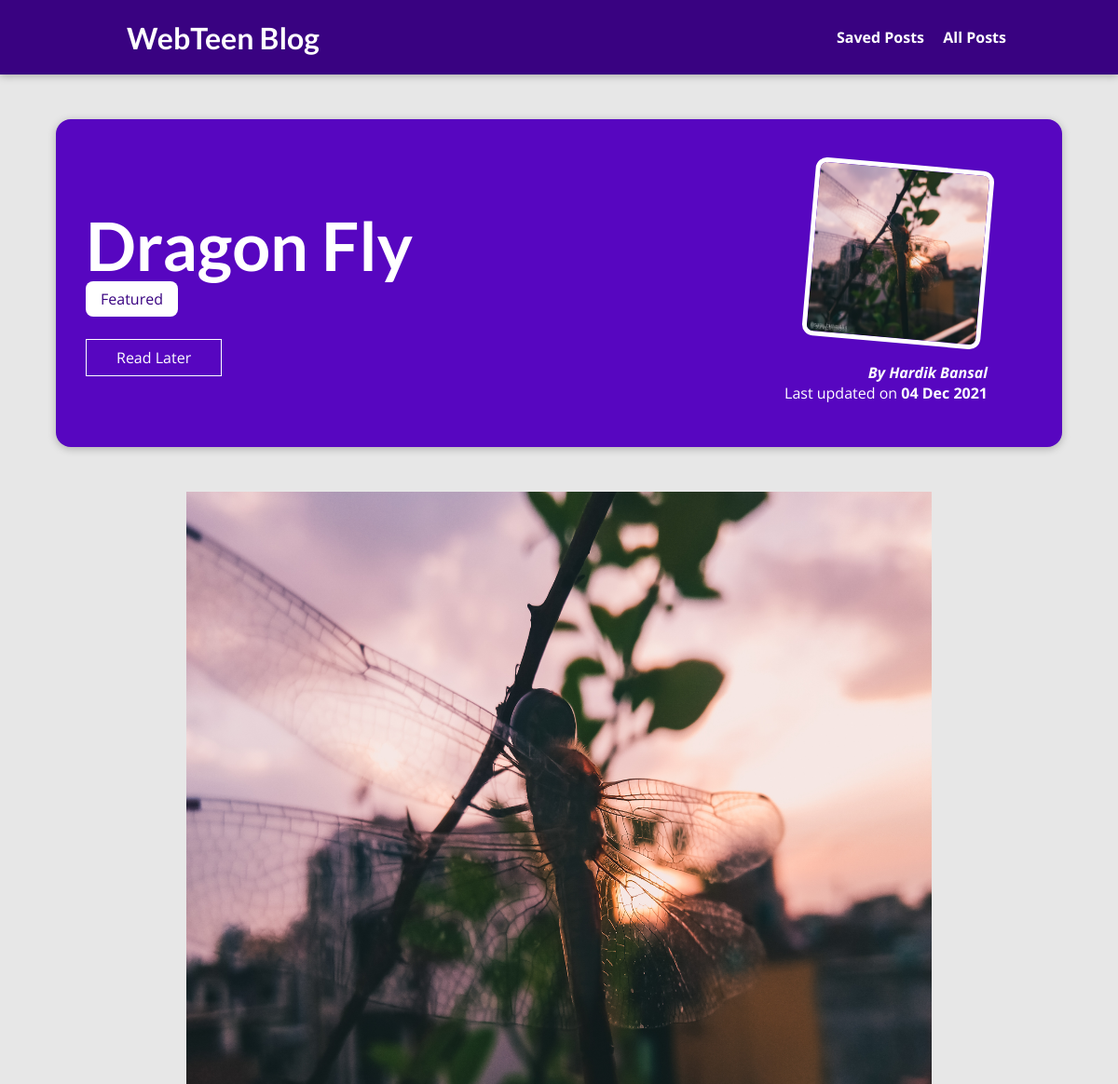
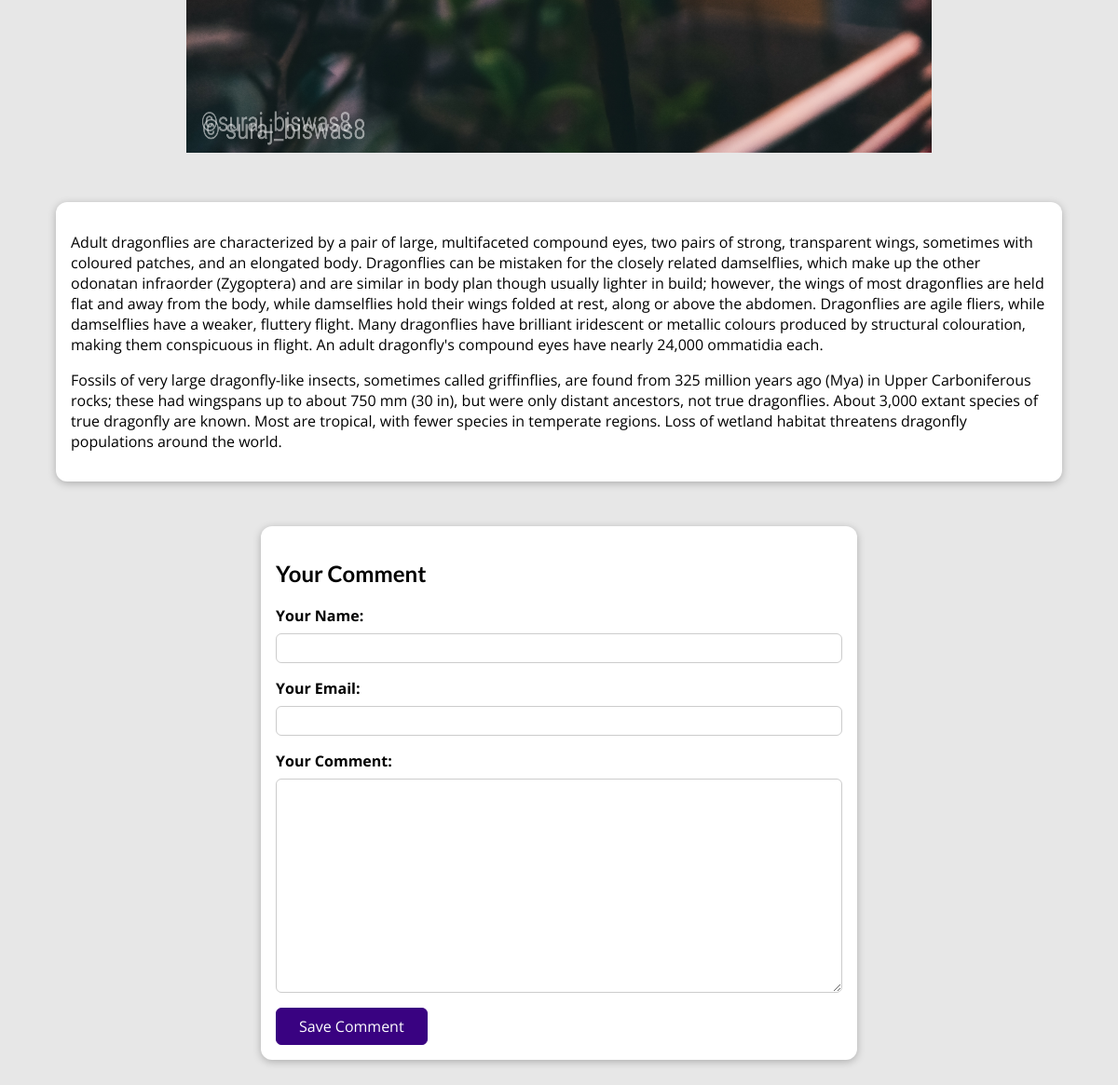
/posts/dragon-fly, run on the app's committed database (2 pictures, top to bottom).
### blog/models.py (models this page shows, shortened)
class Post(models.Model):
    title = models.CharField(max_length=150)
    excerpt = models.CharField(max_length=200)
    image = models.ImageField(upload_to="posts", null=True)
    date = models.DateField(auto_now=True)
    slug = models.SlugField(unique=True, db_index=True)
    content = models.TextField(validators=[MinLengthValidator(10)])
    author = models.ForeignKey(
        Author, on_delete=models.SET_NULL, null=True, related_name="posts")
    tags = models.ManyToManyField(Tag)

class Tag(models.Model):
    caption = models.CharField(max_length=20)

class Author(models.Model):
    first_name = models.CharField(max_length=100)
    last_name = models.CharField(max_length=100)
    email_address = models.EmailField()
    def full_name(self):
        return f"{self.first_name} {self.last_name}"
    def __str__(self):
        return self.full_name()

### blog/views.py (the view, shortened to what this page needs)
# urls.py: path("posts/<slug:slug>", views.SinglePostView.as_view(),
class SinglePostView(View):
    def stored_for_later(self, request, post_id):
          stored_posts = request.session.get("stored_posts")
          if stored_posts is not None:
                is_saved_for_later = post_id in stored_posts
          else:
                is_saved_for_later = False
          return is_saved_for_later
    def get(self, request, slug):
        post = Post.objects.get(slug=slug)
        context = {
          "post": post,
          "post_tags": post.tags.all(),
          "comment_form": CommentForm(),
          "comments": post.comments.all().order_by("-id"),
          "is_saved" : self.stored_for_later(request,post.id)
        }
        return render(request, "blog/post-detail.html", context)

### blog/forms.py
class CommentForm(forms.ModelForm):
    class Meta:
        model = Comment
        exclude = ["post"]
        labels = {
          "user_name": "Your Name",
          "user_email": "Your Email",
          "text": "Your Comment"
        }

### blog/templates/blog/post-detail.html (shortened to what this page needs)
{% extends "base.html" %}
{% load static %}
{% block css_files %}
<link rel="stylesheet" href="{% static "blog/post-detail.css" %}" />
{% endblock %}
{% block content %}
<section id="summary">
  <h2>{{ post.title }}</h2>
  <div>
    {% for tag in post_tags %}
      <span class="tag">{{ tag.caption }}</span>
    {% endfor %}
  </div>
  <div id="read-later">
    <form action="/read-later" method="POST">
    {% if is_saved %}
      <button>Remove</button>
    {% else %}
      <button>Read Later</button>
    {% endif %}
    </form>
  </div>
  <article>
    <img src="{{ post.image.url }}" alt="{{ post.title }}" />
    <address>By <a href="mailto:{{ post.author.email_address }}">{{ post.author }}</a></address>
    <div>Last updated on <time>{{ post.date|date:"d M Y" }}</time></div>
  </article>
</section>
<div class="post-image" style="text-align:center;"> <img src="{{ post.image.url }}" width="800px" height="800px"> </div>
<main>
  {{ post.content|linebreaks }}
</main>
<section id="comment-form">
  <h2>Your Comment</h2>
  <form action="{% url "post-detail-page" post.slug %}" method="POST">
    {% for form_field in comment_form %}
      <div class="form-control {% if form_field.errors %}invalid{% endif %} ">
        {{ form_field.label_tag }}
        {{ form_field }}
      </div>
    {% endfor %}
    <button>Save Comment</button>
  </form>
</section>
{% endblock %}

### static/app.css (style rules this page uses)
* { box-sizing: border-box; }
html { font-family: 'Open Sans', 'Lato', sans-serif; }
body { margin: 0; }
h1, h2, h3 { font-family: 'Lato', sans-serif; font-weight: bold; }

### blog/static/blog/post-detail.css (style rules this page uses)
body { background-color: #e7e7e7; }
#summary { margin: 8rem auto 3rem auto; padding: 2rem; width: 90%; max-width: 90rem; border-radius: 16px; background-color: #5706c0; position: relative; box-shadow: 0 2px 8px rgba(0, 0, 0, 0.25); height: 22rem; }
#summary h2 { color: white; font-size: 4.5rem; margin-bottom: 0.25rem; }
#summary article { position: absolute; top: 2rem; right: 3rem; padding: 1rem 2rem; border-radius: 12px; text-align: right; color: white; }
#summary article img { width: 12rem; height: 12rem; border-radius: 12px; transform: rotateZ(5deg); border: 5px solid white; margin-bottom: 1rem; }
#summary address { font-weight: bold; }
#summary a { color: white; text-decoration: none; }
#summary time { font-weight: bold; }
main { width: 90%; max-width: 90rem; margin: 3rem auto; background-color: white; padding: 1rem; border-radius: 12px; box-shadow: 0 2px 8px rgba(0, 0, 0, 0.25); }
.tag { background-color: white; color: #390281; padding: 0.5rem 1rem; border-radius: 8px; }
#read-later { margin-top: 2rem; }
#read-later button { background-color: transparent; color: white; padding: 0.5rem 2rem; border: 1px solid white; cursor: pointer; font: inherit; }
#comment-form { margin: 3rem auto; width: 90%; max-width: 40rem; border-radius: 12px; background-color: white; box-shadow: 0 2px 8px rgba(0, 0, 0, 0.25); padding: 1rem; }
#comment-form button { font: inherit; background-color: #390281; color: white; border: 1px solid #390281; padding: 0.5rem 1.5rem; border-radius: 6px; cursor: pointer; }
.form-control { margin-bottom: 1rem; }
.form-control label { font-weight: bold; margin-bottom: 0.5rem; display: block; }
.form-control input, .form-control textarea { display: block; width: 100%; font: inherit; padding: 0.25rem; border-radius: 6px; border: 1px solid #ccc; }

### data on the page
Post: title "Dragon Fly", image (picture), author "Hardik Bansal", date "04 Dec 2021", content "Adult dragonflies are characterized by a pair of large, multifaceted compound eyes, two pairs of strong, transparent wings, sometimes with coloured patches, and an elongated body. Dragonflies can be mistaken for the closely related damselflies, which make up the other odonatan infraorder (Zygoptera) and are similar in body plan though usually lighter in build; however, the wings of most dragonflies are held flat and away from the body, while damselflies hold their wings folded at rest, along or above the abdomen. Dragonflies are agile fliers, while damselflies have a weaker, fluttery flight. Many dragonflies have brilliant iridescent or metallic colours produced by structural colouration,…"
Tag: caption "Featured"
